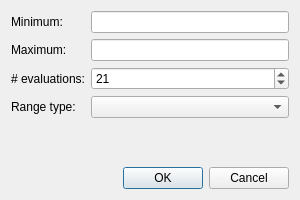
<?xml version="1.0" encoding="UTF-8"?>
<ui version="4.0">
 <class>Dialog</class>
 <widget class="QDialog" name="Dialog">
  <property name="geometry">
   <rect>
    <x>0</x>
    <y>0</y>
    <width>300</width>
    <height>200</height>
   </rect>
  </property>
  <property name="sizePolicy">
   <sizepolicy hsizetype="Fixed" vsizetype="Fixed">
    <horstretch>0</horstretch>
    <verstretch>0</verstretch>
   </sizepolicy>
  </property>
  <property name="minimumSize">
   <size>
    <width>300</width>
    <height>200</height>
   </size>
  </property>
  <property name="maximumSize">
   <size>
    <width>300</width>
    <height>200</height>
   </size>
  </property>
  <property name="windowTitle">
   <string>Set Value Range</string>
  </property>
  <layout class="QVBoxLayout" name="verticalLayout" stretch="0,0">
   <property name="spacing">
    <number>18</number>
   </property>
   <item>
    <layout class="QVBoxLayout" name="verticalLayout_3" stretch="0">
     <property name="spacing">
      <number>18</number>
     </property>
     <item>
      <layout class="QFormLayout" name="formLayout">
       <property name="horizontalSpacing">
        <number>6</number>
       </property>
       <property name="verticalSpacing">
        <number>6</number>
       </property>
       <item row="0" column="0">
        <widget class="QLabel" name="lblMinimum">
         <property name="text">
          <string>Minimum:</string>
         </property>
        </widget>
       </item>
       <item row="0" column="1">
        <widget class="FreeFloatBox" name="editMinimum"/>
       </item>
       <item row="1" column="0">
        <widget class="QLabel" name="lblMaximum">
         <property name="text">
          <string>Maximum:</string>
         </property>
        </widget>
       </item>
       <item row="1" column="1">
        <widget class="FreeFloatBox" name="editMaximum"/>
       </item>
       <item row="2" column="0">
        <widget class="QLabel" name="lblNumEvaluations">
         <property name="text">
          <string># evaluations:</string>
         </property>
        </widget>
       </item>
       <item row="2" column="1">
        <widget class="QSpinBox" name="editNumEvaluations">
         <property name="minimum">
          <number>2</number>
         </property>
         <property name="maximum">
          <number>1000000</number>
         </property>
         <property name="value">
          <number>21</number>
         </property>
        </widget>
       </item>
       <item row="3" column="0">
        <widget class="QLabel" name="lblRangeType">
         <property name="text">
          <string>Range type:</string>
         </property>
        </widget>
       </item>
       <item row="3" column="1">
        <widget class="QComboBox" name="editRangeType"/>
       </item>
      </layout>
     </item>
    </layout>
   </item>
   <item>
    <widget class="QDialogButtonBox" name="buttonBox">
     <property name="orientation">
      <enum>Qt::Horizontal</enum>
     </property>
     <property name="standardButtons">
      <set>QDialogButtonBox::Cancel|QDialogButtonBox::Ok</set>
     </property>
     <property name="centerButtons">
      <bool>false</bool>
     </property>
    </widget>
   </item>
  </layout>
 </widget>
 <customwidgets>
  <customwidget>
   <class>FreeFloatBox</class>
   <extends>QLineEdit</extends>
   <header>frcpredict.ui</header>
  </customwidget>
 </customwidgets>
 <resources/>
 <connections>
  <connection>
   <sender>buttonBox</sender>
   <signal>accepted()</signal>
   <receiver>Dialog</receiver>
   <slot>accept()</slot>
   <hints>
    <hint type="sourcelabel">
     <x>248</x>
     <y>254</y>
    </hint>
    <hint type="destinationlabel">
     <x>157</x>
     <y>274</y>
    </hint>
   </hints>
  </connection>
  <connection>
   <sender>buttonBox</sender>
   <signal>rejected()</signal>
   <receiver>Dialog</receiver>
   <slot>reject()</slot>
   <hints>
    <hint type="sourcelabel">
     <x>316</x>
     <y>260</y>
    </hint>
    <hint type="destinationlabel">
     <x>286</x>
     <y>274</y>
    </hint>
   </hints>
  </connection>
 </connections>
</ui>
